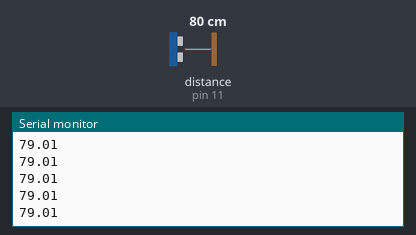
Recording of a sketch running on a simulated Arduino Uno, built with avr-gcc and run on an emulated ATmega328P. Parts: the last lines printed to the serial monitor. Wiring (inferred from the names in the program): ultrasonic range finder: trigger pin 12; echo pin 11. The test bench sets the inputs (shaded band); at power-on: distance to the obstacle (sensor on pin 11) 80 cm. The echo pulse lasts 58.3 µs per cm.

Above: at 1.2 s.
1.3 s: distance to the obstacle (sensor on pin 11) set to 2 cm
At 1.71 s:
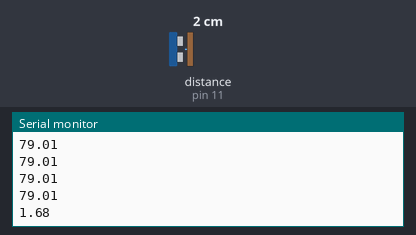
2.8 s: distance to the obstacle (sensor on pin 11) set to 4 cm
At 2.97 s:
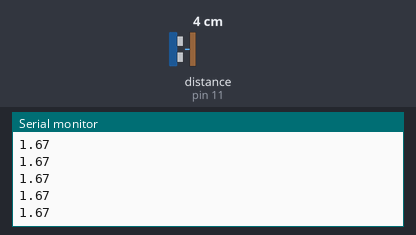
Timing chart, 0 to 5.8 s (numbered marks = the images above; inputs shaded):
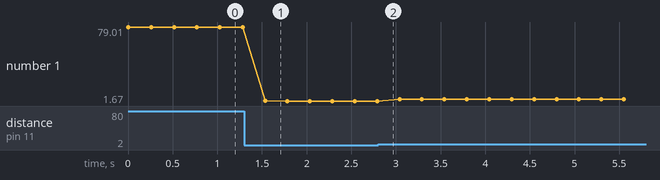

The sketch:

usound3.ino
```cpp
// declaración de variables para pines
const int pinecho = 11;
const int pintrigger = 12;

// variables para calculos
unsigned long tiempo;
float distancia;

/**
   Función setup: se ejecuta una vez cuando encendemos el arduino
*/
void setup()
{
  // preparar la comunicación serial
  Serial.begin(9600);

  // configurar los pines utilizados por el sensor
  pinMode(pinecho, INPUT);
  pinMode(pintrigger, OUTPUT);

 }

/**
   Función loop: se ejecuta continuamente mientras el arduino permanece encendido
*/
void loop()
{
  // asegurarnos que el pin trigger se encuentra en estado bajo
  digitalWrite(pintrigger, LOW);
  delayMicroseconds(2);

  // comenzamos pulso alto, debe durar 10 uS
  // luego regresamos a estado bajo
  digitalWrite(pintrigger, HIGH);
  delayMicroseconds(10);
  digitalWrite(pintrigger, LOW);

  // medimos el tiempo en estado alto del pin "echo"
  // el tiempo en estado alto es proporcional a la distancia medida
  tiempo = pulseIn(pinecho, HIGH);

  // LA VELOCIDAD DEL SONIDO ES DE 340 M/S O 29,4 MICROSEGUNDOS POR CENTIMETRO
  // DIVIDIMOS EL TIEMPO DEL PULSO ENTRE 58, TIEMPO QUE TARDA RECORRER IDA Y
  // VUELTA UN CENTIMETRO LA ONDA SONORA
  distancia = float(tiempo) / 58.8;

  // imprimir la distancia medida al monitor serial
  //Serial.print(F("Distancia: "));
 Serial.print(distancia);
 Serial.print('\n');
 // Serial.println(F(" cm"));

  // esperar 0,25 segundos antes de realizar otra medición
  delay(250);
}
```

Measured:
- after the input at 1.3 s, the serial monitor: prints a new line after 0.23 s (image 1)
- plotted number 1: 79.01 → 1.67 after the input at 1.3 s, 1.67 → 3.66 after the input at 2.8 s
